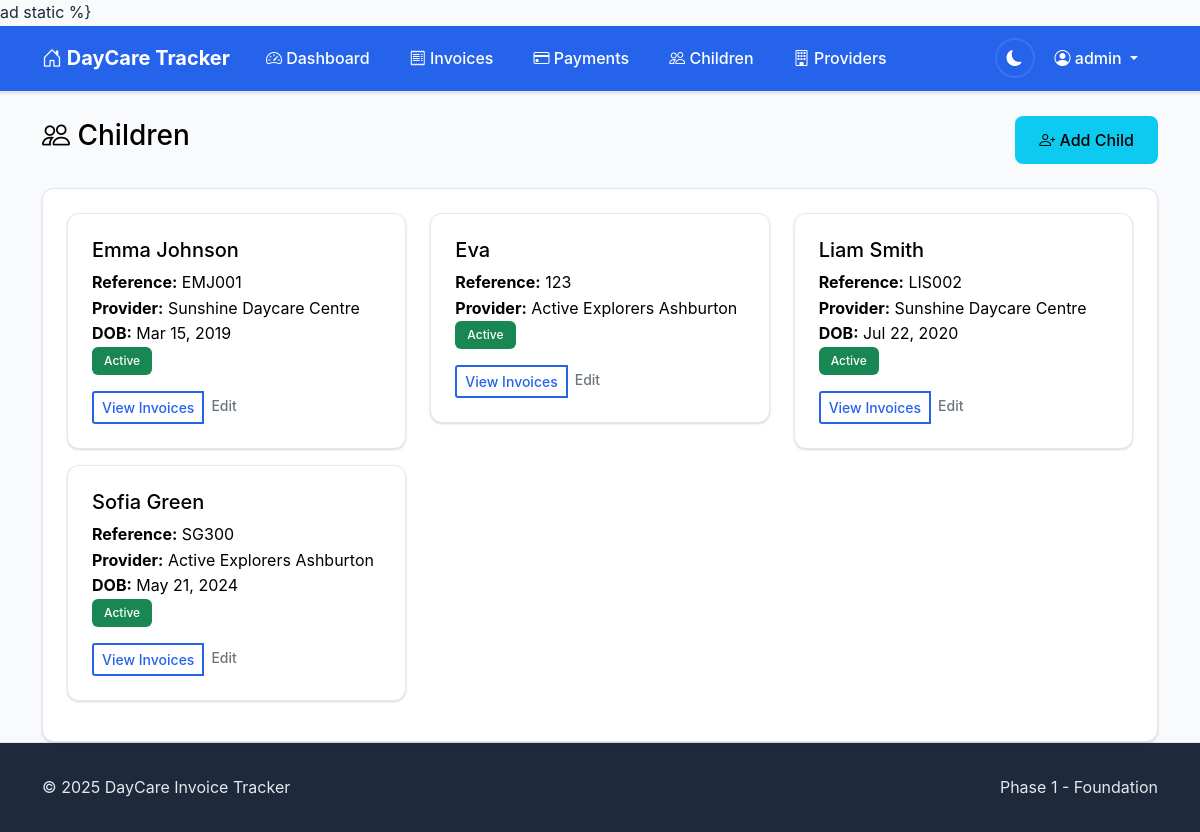
The page /children/ (signed in) on the database its author committed.
### accounts/models.py (models this page shows, shortened)
class CustomUser(AbstractUser):
    email = models.EmailField(unique=True)
    phone_number = models.CharField(max_length=15, blank=True)
    notification_preferences = models.JSONField(
        default=dict,
        help_text="User preferences for email/SMS notifications"
    )
    created_at = models.DateTimeField(auto_now_add=True)
    updated_at = models.DateTimeField(auto_now=True)

### invoices/models.py (models this page shows, shortened)
class Child(models.Model):
    user = models.ForeignKey(User, on_delete=models.CASCADE, related_name='children')
    name = models.CharField(max_length=100)
    reference_number = models.CharField(max_length=20)
    date_of_birth = models.DateField(null=True, blank=True)
    daycare_provider = models.ForeignKey(DaycareProvider, on_delete=models.CASCADE, related_name='children')
    is_active = models.BooleanField(default=True)
    created_at = models.DateTimeField(auto_now_add=True)
    updated_at = models.DateTimeField(auto_now=True)
    class Meta:
        ordering = ['name']
        unique_together = ['user', 'reference_number', 'daycare_provider']

class DaycareProvider(models.Model):
    name = models.CharField(max_length=200)
    address = models.TextField(blank=True)
    phone = models.CharField(max_length=20, blank=True)
    email = models.EmailField(blank=True)
    license_number = models.CharField(max_length=50, blank=True)
    gst_number = models.CharField(max_length=20, blank=True)
    bank_details = models.TextField(blank=True)
    email_addresses = models.JSONField(
        default=default_list,
        blank=True,
        help_text="Known email addresses for automatic invoice detection"
    )
    email_subject_patterns = models.JSONField(
        default=default_list,
        blank=True,
        help_text="Email subject patterns to identify invoices"
    )
    is_active = models.BooleanField(default=True)
    created_at = models.DateTimeField(auto_now_add=True)
    updated_at = models.DateTimeField(auto_now=True)
    class Meta:
        ordering = ['name']

### invoices/views.py (the view)
# urls.py: path('children/', views.ChildListView.as_view(), name='child_list'),
class ChildListView(LoginRequiredMixin, ListView):
    model = Child
    template_name = 'invoices/child_list.html'
    context_object_name = 'children'
    def get_queryset(self):
        return Child.objects.filter(
            user=self.request.user
        ).select_related('daycare_provider').order_by('name')

### templates/invoices/child_list.html (shortened to what this page needs)
{% extends 'base.html' %}
{% block page_header %}
<div class="d-flex justify-content-between align-items-center mb-4">
    <h1 class="h3">
        <i class="bi bi-people"></i>
        Children
    </h1>
    <a href="{% url 'invoices:child_create' %}" class="btn btn-info">
        <i class="bi bi-person-plus"></i>
        Add Child
    </a>
</div>
{% endblock %}
{% block content %}
<div class="card">
    <div class="card-body">
        {% if children %}
            <div class="row">
                {% for child in children %}
                <div class="col-md-6 col-lg-4 mb-3">
                    <div class="card">
                        <div class="card-body">
                            <h5 class="card-title">{{ child.name }}</h5>
                            <p class="card-text">
                                <strong>Reference:</strong> {{ child.reference_number }}<br>
                                <strong>Provider:</strong> {{ child.daycare_provider.name }}<br>
                                {% if child.date_of_birth %}
                                <strong>DOB:</strong> {{ child.date_of_birth|date:"M d, Y" }}<br>
                                {% endif %}
                                <span class="badge {% if child.is_active %}bg-success{% else %}bg-secondary{% endif %}">
                                    {% if child.is_active %}Active{% else %}Inactive{% endif %}
                                </span>
                            </p>
                            <div class="btn-group btn-group-sm">
                                <a href="{% url 'invoices:invoice_list' %}?child={{ child.pk }}" class="btn btn-outline-primary">View Invoices</a>
                                <a href="{% url 'invoices:child_edit' child.pk %}" class="btn btn-outline-secondary">Edit</a>
                            </div>
                        </div>
                    </div>
                </div>
                {% endfor %}
            </div>
        {% endif %}
    </div>
</div>
{% endblock %}

### templates/base.html (shortened to what this page needs)
<!DOCTYPE html>
<html lang="en">
<head>
    <link href="https://cdn.jsdelivr.net/npm/bootstrap@5.1.3/dist/css/bootstrap.min.css" rel="stylesheet">
    <link rel="stylesheet" href="https://cdn.jsdelivr.net/npm/bootstrap-icons@1.7.2/font/bootstrap-icons.css">
    {% load static %}
    <link href="{% static 'css/main.css' %}" rel="stylesheet">
</head>
<body class="d-flex flex-column min-vh-100">
    <nav class="navbar navbar-expand-lg navbar-dark bg-primary">
        <div class="container">
            <a class="navbar-brand" href="{% url 'invoices:dashboard' %}">
                <i class="bi bi-house-door"></i>
                DayCare Tracker
            </a>
            <div class="collapse navbar-collapse" id="navbarNav">
                {% if user.is_authenticated %}
                <ul class="navbar-nav me-auto">
                    <li class="nav-item">
                        <a class="nav-link" href="{% url 'invoices:dashboard' %}">
                            <i class="bi bi-speedometer2"></i>
                            Dashboard
                        </a>
                    </li>
                    <li class="nav-item">
                        <a class="nav-link" href="{% url 'invoices:invoice_list' %}">
                            <i class="bi bi-receipt"></i>
                            Invoices
                        </a>
                    </li>
                    <li class="nav-item">
                        <a class="nav-link" href="{% url 'invoices:payment_list' %}">
                            <i class="bi bi-credit-card"></i>
                            Payments
                        </a>
                    </li>
                    <li class="nav-item">
                        <a class="nav-link" href="{% url 'invoices:child_list' %}">
                            <i class="bi bi-people"></i>
                            Children
                        </a>
                    </li>
                    <li class="nav-item">
                        <a class="nav-link" href="{% url 'invoices:provider_list' %}">
                            <i class="bi bi-building"></i>
                            Providers
                        </a>
                    </li>
                </ul>
                <ul class="navbar-nav">
                    <li class="nav-item d-flex align-items-center">
                        <button class="theme-toggle" id="themeToggle" aria-label="Toggle dark mode" title="Toggle theme">
                            <i class="bi bi-sun-fill" id="themeIcon"></i>
                        </button>
                    </li>
                    <li class="nav-item dropdown">
                        <a class="nav-link dropdown-toggle" href="#" id="navbarDropdown" role="button" data-bs-toggle="dropdown">
                            <i class="bi bi-person-circle"></i>
                            {{ user.username }}
                        </a>
                    </li>
                </ul>
                {% endif %}
            </div>
        </div>
    </nav>
    <main class="flex-grow-1">
        <div class="container mt-4">
            {% block page_header %}{% endblock %}
            {% block content %}{% endblock %}
        </div>
    </main>
    <footer class="footer mt-auto">
        <div class="container">
            <div class="row">
                <div class="col-md-6">
                    <p class="mb-0">&copy; 2025 DayCare Invoice Tracker</p>
                </div>
                <div class="col-md-6 text-end">
                    <p class="mb-0">Phase 1 - Foundation</p>
                </div>
            </div>
        </div>
    </footer>
</body>
</html>

### static/css/main.css (style rules this page uses)
:root { --bs-primary: #2563eb; --bs-secondary: #64748b; --bs-success: #10b981; --bs-warning: #f59e0b; --bs-danger: #ef4444; --bs-info: #06b6d4; --bg-primary: #ffffff; --bg-secondary: #f8fafc; --bg-tertiary: #f1f5f9; --text-primary: #1e293b; --text-secondary: #64748b; --text-muted: #94a3b8; --border-color: #e2e8f0; --border-light: #f1f5f9; --card-bg: #ffffff; --card-border: #e2e8f0; --card-shadow: 0 1px 3px 0 rgba(0, 0, 0, 0.1), 0 1px 2px 0 rgba(0, 0, 0, 0.06); --card-shadow-hover: 0 10px 15px -3px rgba(0, 0, 0, 0.1), 0 4px 6px -2px rgba(0, 0, 0, 0.05); --navbar-bg: var(--bs-primary); --navbar-text: #ffffff; --navbar-hover: rgba(255, 255, 255, 0.1); --input-bg: #ffffff; --input-border: #d1d5db; --input-focus-border: var(--bs-primary); --input-focus-shadow: 0 0 0 3px rgba(37, 99, 235, 0.1); --stats-children: #8b5cf6; --stats-invoices: #06b6d4; --stats-paid: #10b981; --stats-outstanding: #f59e0b; --stats-overdue: #ef4444; --btn-primary-bg: var(--bs-primary); --btn-primary-hover: #1d4ed8; --btn-secondary-bg: #64748b; --btn-secondary-hover: #475569; --footer-bg: #1e293b; --footer-text: #e2e8f0; --transition-fast: 0.15s ease-in-out; --transition-medium: 0.3s ease-in-out; --transition-slow: 0.5s ease-in-out; }
* { transition: background-color var(--transition-fast), color var(--transition-fast), border-color var(--transition-fast), box-shadow var(--transition-fast); }
body { font-family: -apple-system, BlinkMacSystemFont, "Segoe UI", Roboto, "Helvetica Neue", Arial, "Noto Sans", sans-serif; background-color: var(--bg-secondary); color: var(--text-primary); line-height: 1.6; }
.navbar { background-color: var(--navbar-bg) !important; box-shadow: var(--card-shadow); border-bottom: 1px solid var(--border-color); }
.navbar-brand { font-weight: 700; font-size: 1.25rem; color: var(--navbar-text) !important; }
.navbar-nav .nav-link { color: var(--navbar-text) !important; font-weight: 500; padding: 0.75rem 1rem !important; border-radius: 0.375rem; margin: 0 0.25rem; transition: all var(--transition-fast); }
.theme-toggle { background: none; border: 2px solid var(--navbar-hover); color: var(--navbar-text); width: 40px; height: 40px; border-radius: 50%; display: flex; align-items: center; justify-content: center; transition: all var(--transition-fast); margin-left: 1rem; }
.card { background-color: var(--card-bg); border: 1px solid var(--card-border); border-radius: 0.75rem; box-shadow: var(--card-shadow); transition: all var(--transition-medium); overflow: hidden; }
.card-body { padding: 1.5rem; }
.btn { border-radius: 0.5rem; font-weight: 500; padding: 0.75rem 1.5rem; transition: all var(--transition-fast); border: none; }
.btn-outline-primary { border: 2px solid var(--bs-primary); color: var(--bs-primary); background: transparent; }
.badge { font-weight: 500; padding: 0.5rem 0.75rem; border-radius: 0.375rem; font-size: 0.75rem; }
.footer { background-color: var(--footer-bg); color: var(--footer-text); padding: 2rem 0; margin-top: 3rem; border-top: 1px solid var(--border-color); }
html { scroll-behavior: smooth; }

### rows shown on the page
CustomUser: username "admin"
Child: name "Emma Johnson", reference_number "EMJ001", daycare_provider.name "Sunshine Daycare Centre", date_of_birth "Mar 15, 2019", is_active "Active"
Child: name "Eva", reference_number "123", daycare_provider.name "Active Explorers Ashburton", is_active "Active"
Child: name "Liam Smith", reference_number "LIS002", daycare_provider.name "Sunshine Daycare Centre", date_of_birth "Jul 22, 2020", is_active "Active"
Child: name "Sofia Green", reference_number "SG300", daycare_provider.name "Active Explorers Ashburton", date_of_birth "May 21, 2024", is_active "Active"
